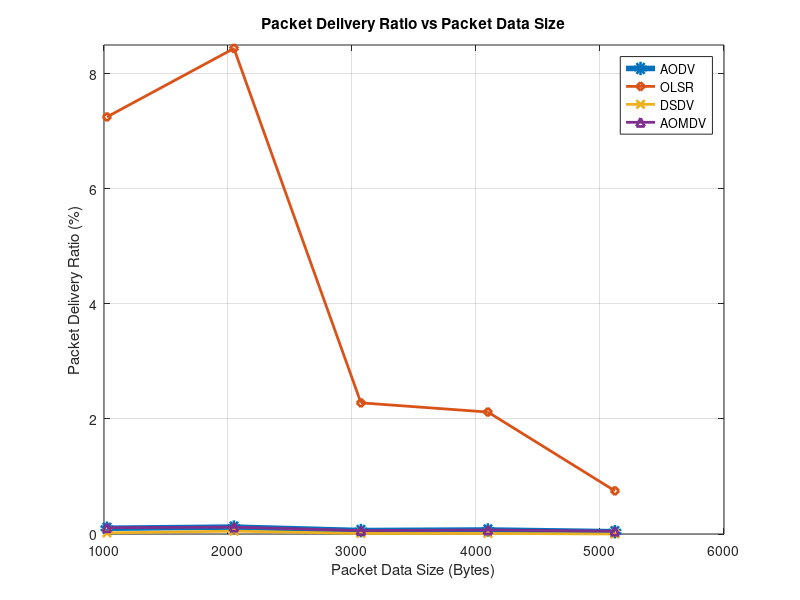

MATLAB code for this plot:
clc;
clear;
close all;

% X-axis values
size = [1024 2048 3072 4096 5120];

% Y-axis values
AODV  = [0.10 0.12 0.06 0.07 0.04];
OLSR  = [7.25 8.44 2.28 2.12 0.75];
DSDV  = [0.02 0.05 0.01 0.01 0];
AOMDV = [0.11 0.12 0.06 0.07 0.05];

% Plotting
figure;

plot(size, AODV, '-o', 'LineWidth', 4); hold on;
plot(size, OLSR, '-d', 'LineWidth', 2);
plot(size, DSDV, '-x', 'LineWidth', 2);
plot(size, AOMDV, '-^', 'LineWidth', 2);

% Labels and Title
xlabel('Packet Data Size (Bytes)');
ylabel('Packet Delivery Ratio (%)');
title('Packet Delivery Ratio vs Packet Data Size');

% Legend
legend('AODV','OLSR','DSDV','AOMDV','Location','best');

% Grid
grid on;

% Axis limits (optional for better match)
ylim([0 8.5]);

hold off;
